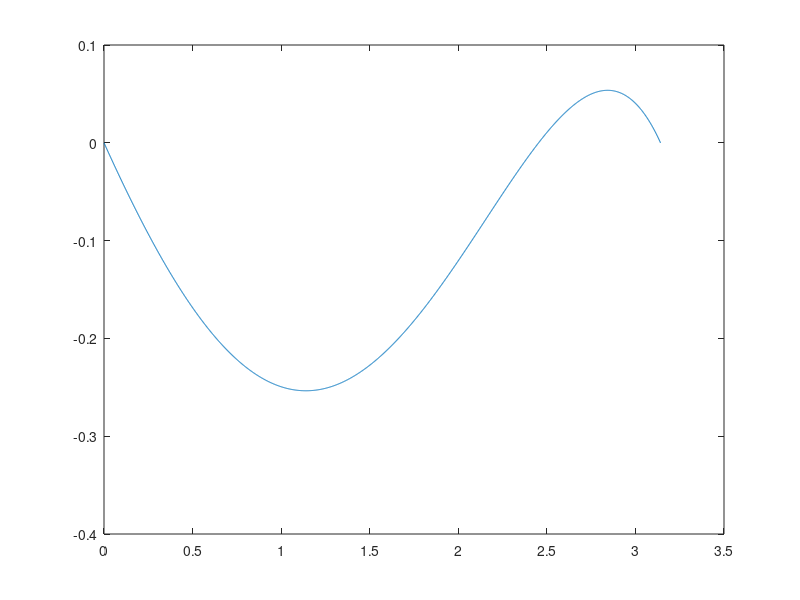

Write MATLAB code to recreate this figure.
%   This question is about discreting the interval and apply numerical analysis to solve equation for certain points.
%
%   Here are two critical pinciples:
%   (1)  f'[n]= (f[n+1] - f[n-1]) / (2*h)
%   (2)  f"[n]= (f[n+1] - 2*f[n] + f[n-1]) / h^2
%
%   By applying numerical analysis, we can easily create function. For f"(x) - 2*f'(x) = cosx,
%   let x = xn, The equation can be written as:
%
%          (1/h^2+1/h , 1/h^2 ,1/h^2-1/h) * (x[n-1],x[n],x[n+1])T = cos(xn)
%
%    Then we can create sparse matrix.

n = 2000;           % Sampling number
l = 0;              % Left boundary
r = pi;             % Right boundary
vl = 0;             % f(l)
vr = 0;             % f(r), This can also be -1
h =(r-l)/(n-1);     % Step for equation

A = sparse(n,n);        % Target matrix
b = zeros(n,1);         % Right-hand-side value
x = linspace(l,r,n);    % Split interval to calculate 

b([1 n]) = [vl vr];     % For left and right, assigning initial value
b(2:n-1) = cos(x(2:n-1));       % Create differential equation

A(1,1) = 1;                     % For both-side, assigning cof 1
A(n,n) = 1;

for i=2:n-1
    A(i,i-1:i+1) = [1/h^2+1/h , -2/h^2 , 1/h^2-1/h];          %Differential equation
end

fx = A \ b;
plot(x,fx);
